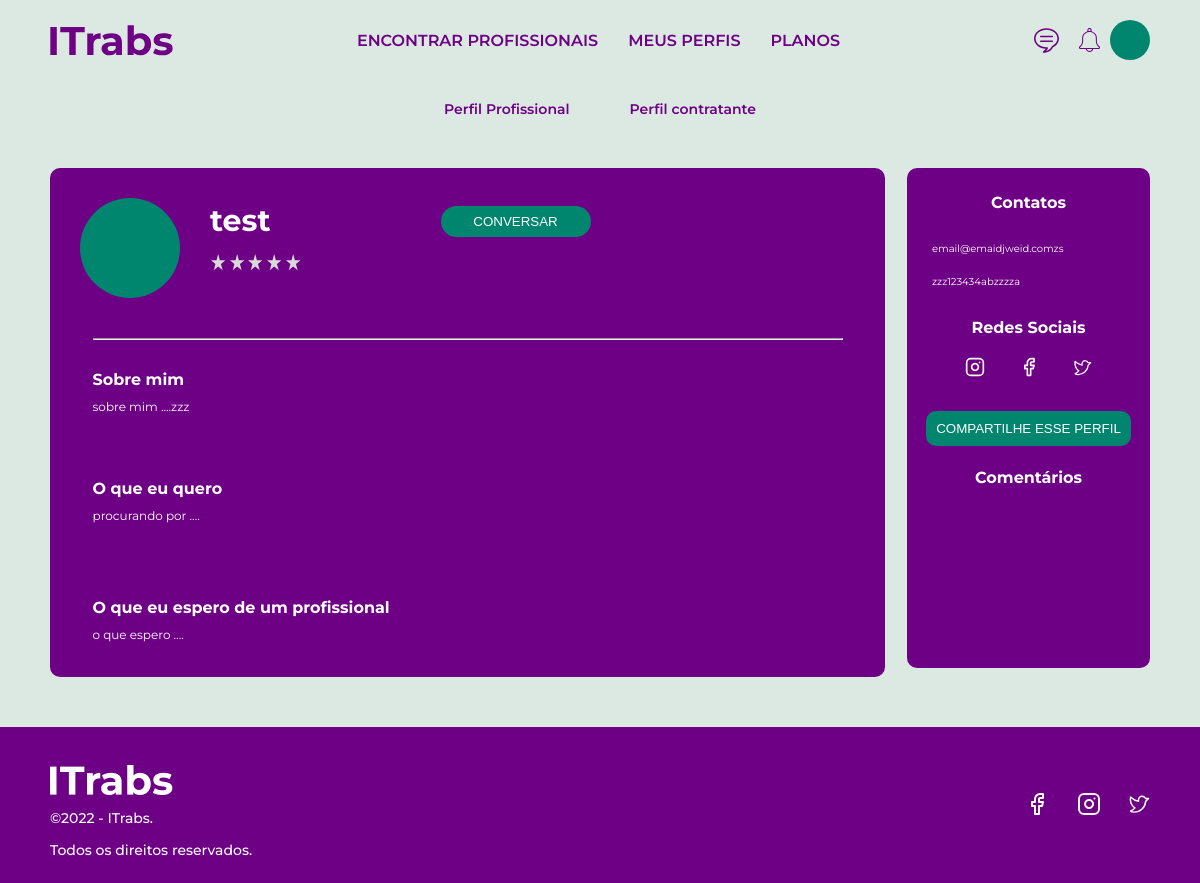
Screenshot of /cprofile/test (signed in) with the database file from the repository.
### users/models.py (models this page shows, shortened)
class CustomUser(AbstractUser):
    STATUS = (
        ('standard', 'standard'),
        ('gold', 'gold'),
        ('platinum', 'platinum')
    )
    email = models.EmailField(unique=True)
    phone_number = models.CharField('Phone number', max_length=16, blank=True)
    status = models.CharField(max_length=100, choices=STATUS, default='standard')
    about_general = models.TextField('About me', max_length=300, default='', blank=True)
    about_looking = models.TextField('Looking for', max_length=300, default='', blank=True)
    about_expectation = models.TextField('What I expect', max_length=300, default='', blank=True)

### users/views.py (the view, shortened to what this page needs)
# urls.py: path('cprofile/<username>', views.customer_profile, name='customer_profile'),
def customer_profile(request, username):
    if request.user.is_authenticated:
        user = get_user_model().objects.filter(username=username).first()
        if user:
            form = UserUpdateFormRightInfo(instance=user)
            return render(
                request=request,
                template_name='users/perfilcontratante.html',
                context={'form': form}
                )
        return redirect('home')
    return redirect('home')

### users/templates/users/perfilcontratante.html (shortened to what this page needs)
{% load static %}
<!DOCTYPE html>
<html lang="pt-br">
<head>
  <link rel="stylesheet" href="{% static 'css/perfilcontratante.css' %}" />
</head>
<body>
  {% include 'core/includes/navbar.html' %}
  <section id="profile-type">
    <div class="container">
      <div class="profiles">
        <div class="profissional"><a href="{% url 'professional_profile' form.instance.username %}">Perfil
            Profissional</a></div>
        <div class="contratante"><a href="{% url 'customer_profile' form.instance.username %}">Perfil contratante</a>
        </div>
      </div>
    </div>
  </section>
  <section id="profile-info">
    <div class="container">
      <div class="info-division">
        <div class="left-info">
          <div class="row">
            <div class="profile-image"></div>
            <div class="profile-information">
              <h2><span>{{ form.instance.username }}</span></h2>
              <div class="rating">
                <img src="{% static 'images/Star.svg' %}">
                <img src="{% static 'images/Star.svg' %}">
                <img src="{% static 'images/Star.svg' %}">
                <img src="{% static 'images/Star.svg' %}">
                <img src="{% static 'images/Star.svg' %}">
              </div>
            </div>
            <div class="btn-message">
              <button>CONVERSAR</button>
            </div>
          </div>
          <hr>
          {% if user.username == form.instance.username %}
          <div class="about-box box">
            <span>
              <div class="box-label">
                <h3>Sobre mim</h3>
                <img src="{% static 'images/EditPencil.svg' %}">
              </div>
            </span>
            <div class="about">
              <p>
                <span>
                  {{ form.instance.about_general }}
                </span>
              </p>
              <form method="POST">
                {% csrf_token %}
                {{ form.about_general }}
                <input type="submit" id="button" value="Atualizar" name="update_general_info"/>
              </form>
            </div>
          </div>
          <div class="user-will box">
            <span>
              <div class="box-label">
                <h3>O que eu quero</h3>
              </div>
            </span>
            <div class="about">
              <p>
                <span>
                  {{ form.instance.about_looking }}
                </span>
              </p>
              {{ form.about_looking }}
            </div>
          </div>
          <div class="professional-wait box">
            <span>
              <div class="box-label">
                <h3>O que eu espero de um profissional</h3>
              </div>
            </span>
            <div class="about">
              <p>
                <span>
                  {{ form.instance.about_expectation }}
                </span>
              </p>
              {{ form.about_expectation }}
            </div>
          </div>
        </div>
        <div class="right-info">
          <div class="contact">
            <h2>Contatos<img src="{% static 'images/EditPencil.svg' %}" id="edit"></h2>
            <div id="contacts-info">
              <a href="#">{{ form.instance.email }}</a>
              <form method="POST" id="form">
                {% csrf_token %}
                {{ form.email }}
              <a href="#">{{ form.instance.phone_number }}</a>
                {% csrf_token %}
                {{ form.phone_number }}
                <input type="submit" id="button" value="Atualizar" name="update_right_info" />
              </form>
            </div>
          </div>
          <div class="social">
            <h2>Redes Sociais</h2>
            <div class="socials">
              <a href="#"><img src="{% static 'images/instagram.svg' %}"></a>
              <a href="#"><img src="{% static 'images/facebook.svg' %}"></a>
              <a href="#"><img src="{% static 'images/TwitterLogo.svg' %}"></a>
            </div>
          </div>
          <div class="button">
            <a href="#">
              <button>COMPARTILHE ESSE PERFIL</button>
            </a>
          </div>
          <div class="comments">
            <h2>Comentários</h2>
            <div id="users-comments">
            </div>
          </div>
        </div>
        {% else %}
        <div class="about-box box">
          <span>
            <div class="box-label">
              <h3>Sobre mim</h3>
            </div>
          </span>
          <div class="about">
            <p>
              <span>
                {{ form.instance.about_general }}
              </span>
            </p>
          </div>
        </div>
        <div class="user-will box">
          <span>
            <div class="box-label">
              <h3>O que eu quero</h3>
            </div>
          </span>
          <div class="about">
            <p>
              <span>
                {{ form.instance.about_looking }}
              </span>
            </p>
          </div>
        </div>
        <div class="professional-wait box">
          <span>
            <div class="box-label">
              <h3>O que eu espero de um profissional</h3>
            </div>
          </span>
          <div class="about">
            <p>
              <span>
                {{ form.instance.about_expectation }}
              </span>
            </p>
          </div>
        </div>
      </div>
      <div class="right-info">
        <div class="contact">
          <h2>Contatos</h2>
          <div id="contacts-info">
            <a href="#">{{ form.instance.email }}</a>
            <a href="#">{{ form.instance.phone_number }}</a>
          </div>
        </div>
        <div class="social">
          <h2>Redes Sociais</h2>
          <div class="socials">
            <a href="#"><img src="{% static 'images/instagram.svg' %}"></a>
            <a href="#"><img src="{% static 'images/facebook.svg' %}"></a>
            <a href="#"><img src="{% static 'images/TwitterLogo.svg' %}"></a>
          </div>
        </div>
        <div class="button">
          <a href="#">
            <button>COMPARTILHE ESSE PERFIL</button>
          </a>
        </div>
        <div class="comments">
          <h2>Comentários</h2>
        </div>
      </div>
      {% endif %}
    </div>
    </div>
  </section>
  {% include 'core/includes/footer.html' %}
</body>
</html>

### core/static/css/perfilcontratante.css (style rules this page uses)
* { margin: 0; padding: 0; box-sizing: border-box; }
:root { font-size: 62.5%; --blue-color: #6e0085; --white-color: #ffffff; --black-color: #000000; --gray-color: #00856f; --button-shadow: #000000; --light-300: 300; --regular-400: 400; --medium-500: 500; --semibold-600: 600; --bold-700: 700; }
body { background-color: #dce9e2; font-family: 'Montserrat', sans-serif; }
.container { width: 110rem; }
#header, #profile-type, #profile-info, #footer { display: flex; justify-content: center; align-items: center; }
#profile-type { padding-top: 10rem; }
#profile-type .profiles { display: flex; justify-content: center; align-items: center; }
#profile-type .profiles .profissional { padding-right: 3rem; }
#profile-type .profiles .contratante { padding-left: 3rem; }
#profile-type .profiles a { text-decoration: none; font-size: 1.4rem; padding-bottom: 0.5rem; font-weight: var(--semibold-600); color: var(--blue-color); }
#profile-info { padding-top: 5rem; padding-bottom: 5rem; }
#profile-info .info-division { display: flex; }
#profile-info .info-division .left-info { flex: 1; background-color: var(--blue-color); border-radius: 1rem; }
#profile-info .info-division .right-info { width: 24.3rem; background-color: var(--blue-color); margin-left: 2.2rem; border-radius: 1rem; }
.left-info .row { display: flex; }
.left-info .profile-image { width: 10rem; height: 10rem; background-color: var(--gray-color); border-radius: 50%; margin-left: 3rem; margin-top: 3rem; }
.left-info h2 { color: var(--white-color); font-size: 3rem; margin-top: 3.4rem; margin-left: 3rem; }
.left-info .rating { margin-left: 3rem; margin-top: 1.5rem; }
.left-info .btn-message button { background-color: var(--gray-color); color: var(--white-color); padding: 0.8rem; border-radius: 5rem; border: none; margin-top: 3.8rem; margin-left: 14rem; width: 15rem; cursor: pointer; margin-bottom: 0.6rem; }
.left-info hr { margin: auto; width: 75rem; margin-top: 4rem; }
.left-info .box { width: 75rem; margin: auto; padding-top: 3rem; }
.left-info .box .box-label { display: flex; justify-content: space-between; align-items: center; }
.left-info .box .box-label h3 { font-size: 1.6rem; color: var(--white-color); }
.left-info .user-will { padding-bottom: 1rem; }
.left-info .box .about { height: 5rem; }
.left-info .box .about p { margin-left: 0; margin-top: 1rem; font-size: 1.2rem; color: var(--white-color); }
.right-info { max-height: 50rem; }
.right-info .contact { padding-left: 2.5rem; padding-right: 2.5rem; }
.right-info .contact h2 { color: var(--white-color); font-size: 1.6rem; font-weight: var(--bold-700); padding-top: 2.5rem; padding-bottom: 1rem; display: flex; justify-content: center; }
.right-info #contacts-info { display: flex; flex-direction: column; }
.right-info #contacts-info a { text-decoration: none; color: var(--white-color); padding-top: 2rem; }
.right-info .social { padding-left: 2.5rem; padding-right: 2.5rem; padding-top: 3rem; }
.right-info .social h2 { color: var(--white-color); font-size: 1.6rem; font-weight: var(--bold-700); display: flex; justify-content: center; }
.right-info .social .socials { padding-top: 2rem; display: flex; justify-content: space-evenly; }
.right-info .social .socials a img { width: 2rem; }
.right-info .button { display: flex; justify-content: center; padding-top: 3.4rem; padding-bottom: 2.2rem; }
.right-info .button button { background-color: var(--gray-color); border-radius: 1rem; padding: 1rem; color: var(--white-color); border: none; cursor: pointer; }
.right-info .comments h2 { color: var(--white-color); font-size: 1.6rem; font-weight: var(--bold-700); display: flex; justify-content: center; }

### rows the page displays
CustomUser: instance.username "test", instance.about_general "sobre mim ....zzz", instance.about_looking "procurando por ....", instance.about_expectation "o que espero ....", instance.email "email@emaidjweid.comzs", instance.phone_number "zzz123434abzzzza"
